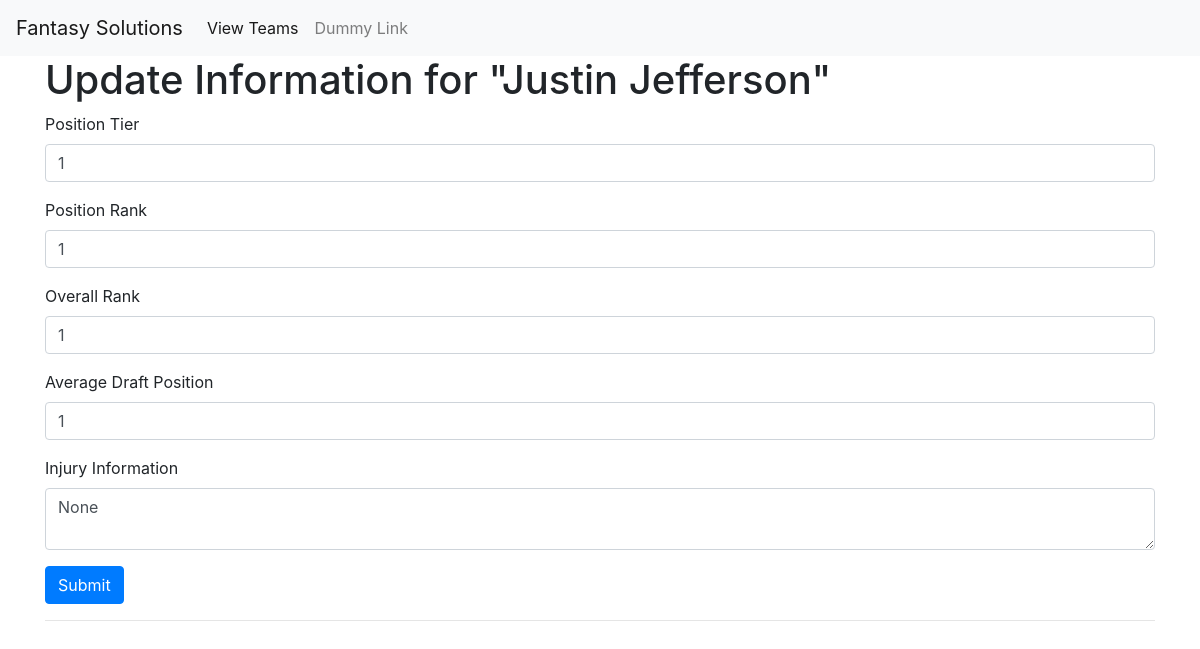
/updatePlayer/1, run on the app's committed database.
### tables this page shows
CREATE TABLE Players (
    player_id INTEGER PRIMARY KEY,
    player_name VARCHAR(255),
    position VARCHAR(255),
    position_tier INT,
    position_rank INT,
    overall_rank INT,
    adp INT,
    team_id INT,
    injury_info TEXT,
    bye_week INT, team_abbrev VARCHAR(255),
    FOREIGN KEY (team_id) REFERENCES Teams(team_id)
);

### app.py (the view, shortened to what this page needs)
@app.route('/updatePlayer/<int:player_id>', methods=('GET', 'POST'))
def updatePlayer(player_id):
    player = get_player(player_id)
    return render_template('editPlayer.html', player=player)

### app.py (called while the page is built)
def get_db_connection():
    conn = sqlite3.connect('player.db')
    conn.row_factory = sqlite3.Row
    return conn

def get_player(player_id):
    conn = get_db_connection()
    player = conn.execute("SELECT Players.*, Teams.* FROM Players INNER JOIN Teams ON Players.team_id = Teams.team_id WHERE Players.player_id= ?", (player_id,)).fetchone()
    conn.close()
    if player is None:
        abort(404)
    else:
        return player

### templates/editPlayer.html (shortened to what this page needs)
{% extends 'base.html' %}
{% block content %}
<h1>{% block title %} Update Information for "{{ player['player_name'] }}" {% endblock %}</h1>
<form method="post">
    <div class="form-group">
        <label for="title">Position Tier</label>
        <input type="number" name="position_tier" placeholder="Please enter a number"
               class="form-control"
               value="{{ request.form['position_tier'] or player['position_tier'] }}">
    </div>
    <div class="form-group">
        <label for="title">Position Rank</label>
        <input type="number" name="position_rank" placeholder="Please enter a number"
               class="form-control"
               value="{{ request.form['position_rank'] or player['position_rank'] }}">
    </div>
    <div class="form-group">
        <label for="title">Overall Rank</label>
        <input type="number" name="overall_rank" placeholder="Please enter a number"
               class="form-control"
               value="{{ request.form['overall_rank'] or player['overall_rank'] }}">
    </div>
    <div class="form-group">
        <label for="title">Average Draft Position</label>
        <input type="number" name="adp" placeholder="Please enter a number"
               class="form-control"
               value="{{ request.form['adp'] or player['adp'] }}">
    </div>
    <div class="form-group">
        <label for="content">Injury Information</label>
        <textarea name="injury_info" placeholder="Please enter some text (be descriptive!)"
                  class="form-control">{{ request.form['injury_info'] or player['injury_info'] }}</textarea>
    </div>
    <div class="form-group">
        <button type="submit" class="btn btn-primary">Submit</button>
    </div>
</form>
<hr>
{% endblock %}

### data on the page
Players: player_name "Justin Jefferson", position_tier "1", position_rank "1", overall_rank "1", adp "1", injury_info "None"
